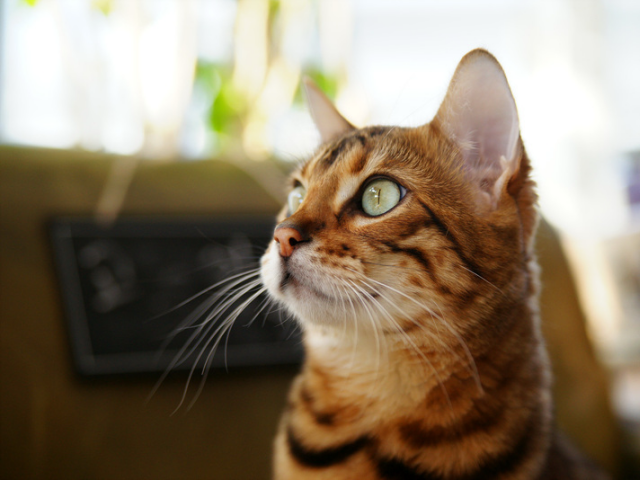
#> input picture ch02/cat.bmp, 640 x 480 px
$ python 5.drawing.py
#> lines starting #> are read from the running program, lines starting #| are printed output that depends on the picture
import numpy as np
import cv2

img = cv2.imread("cat.bmp", cv2.IMREAD_COLOR)  # 사진 위에 도형 올리기
#> img is the input picture: shape (480, 640, 3); mean B, G, R 104.5, 125.6, 140.8
# img = np.full((400, 400, 3), 255, np.uint8) #흰 바탕에 도형 올리기

# 직선 그리기 함수 line
cv2.line(
    img, (50, 50), (200, 160), (0, 0, 255), 5
)  # x축과 y축, 선 색상 또는 밝기, 선 두께, 선 타입, 축소비율
cv2.line(img, (50, 20), (150, 160), (0, 0, 128))

# 사각형 그리기 함수 rectangle
cv2.rectangle(img, (50, 200, 150, 100), (0, 255, 0), 2)
cv2.rectangle(img, (70, 220), (180, 280), (0, 128, 0), -1)

# 원 그리기 함수 circle
cv2.circle(img, (300, 100), 30, (255, 255, 0), -1, cv2.LINE_AA)
cv2.circle(img, (300, 100), 60, (255, 0, 0), 3, cv2.LINE_AA)

# 다각형 그리기 함수 ploylines
pts = np.array([[250, 200], [300, 200], [350, 300], [250, 300]])
cv2.polylines(img, [pts], True, (255, 0, 255), 2)

# 문자열 출력 함수 putText
text = "Hello? OpenCV " + cv2.__version__
cv2.putText(
    img, text, (50, 350), cv2.FONT_HERSHEY_SIMPLEX, 0.8, (0, 0, 255), 1, cv2.LINE_AA
)
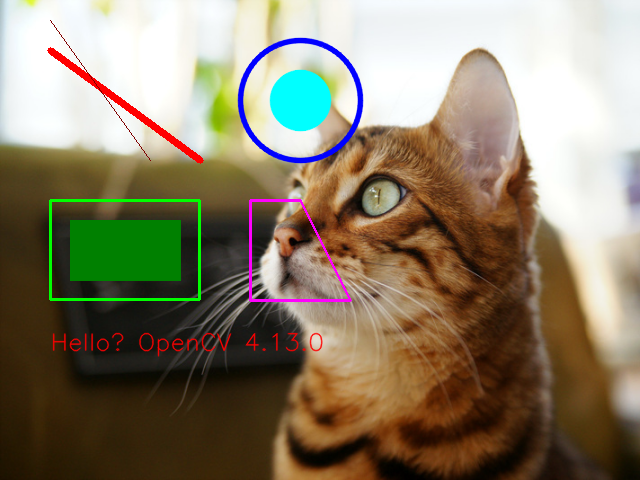
#> img: shape (480, 640, 3); mean B, G, R 104.4, 126.2, 137.3

cv2.imshow("img", img)
cv2.waitKey()
cv2.destroyAllWindows()

$ run again, with ch02/airplane.bmp copied over ch02/cat.bmp
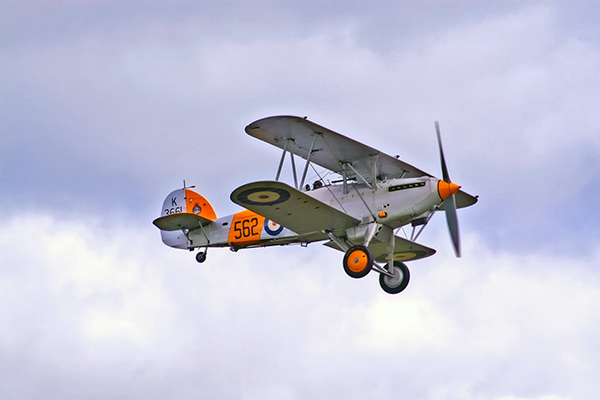
#> input picture ch02/airplane.bmp, 600 x 400 px
#> img is the input picture: shape (400, 600, 3); mean B, G, R 217.1, 197.6, 196.8
#> `cv2.putText( img, text, (50, 350), cv2.FONT_HERSHEY_SIMPLEX, 0.8, (0, ..`:
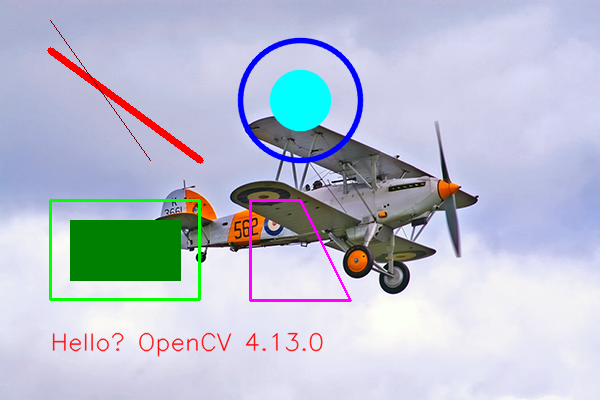
#> img: shape (400, 600, 3); mean B, G, R 208.5, 192, 186.3

$ run again, with ch02/field.bmp copied over ch02/cat.bmp
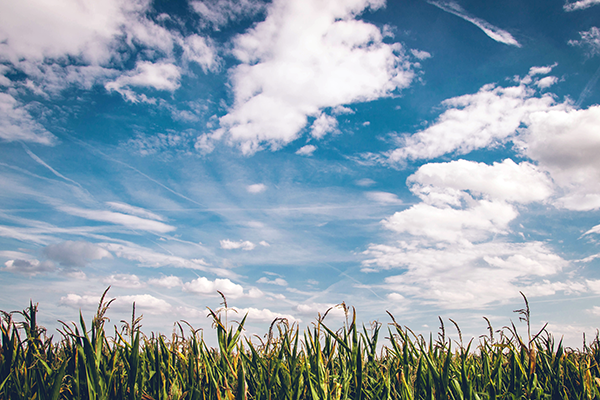
#> input picture ch02/field.bmp, 600 x 400 px
#> img is the input picture: shape (400, 600, 3); mean B, G, R 173.2, 160.3, 141.8
#> `cv2.putText( img, text, (50, 350), cv2.FONT_HERSHEY_SIMPLEX, 0.8, (0, ..`:
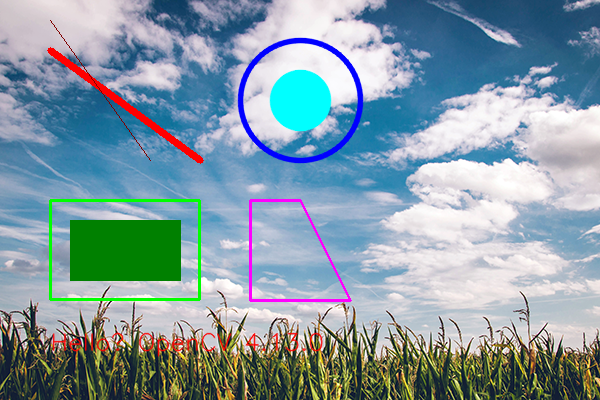
#> img: shape (400, 600, 3); mean B, G, R 165.7, 155.9, 133.7
